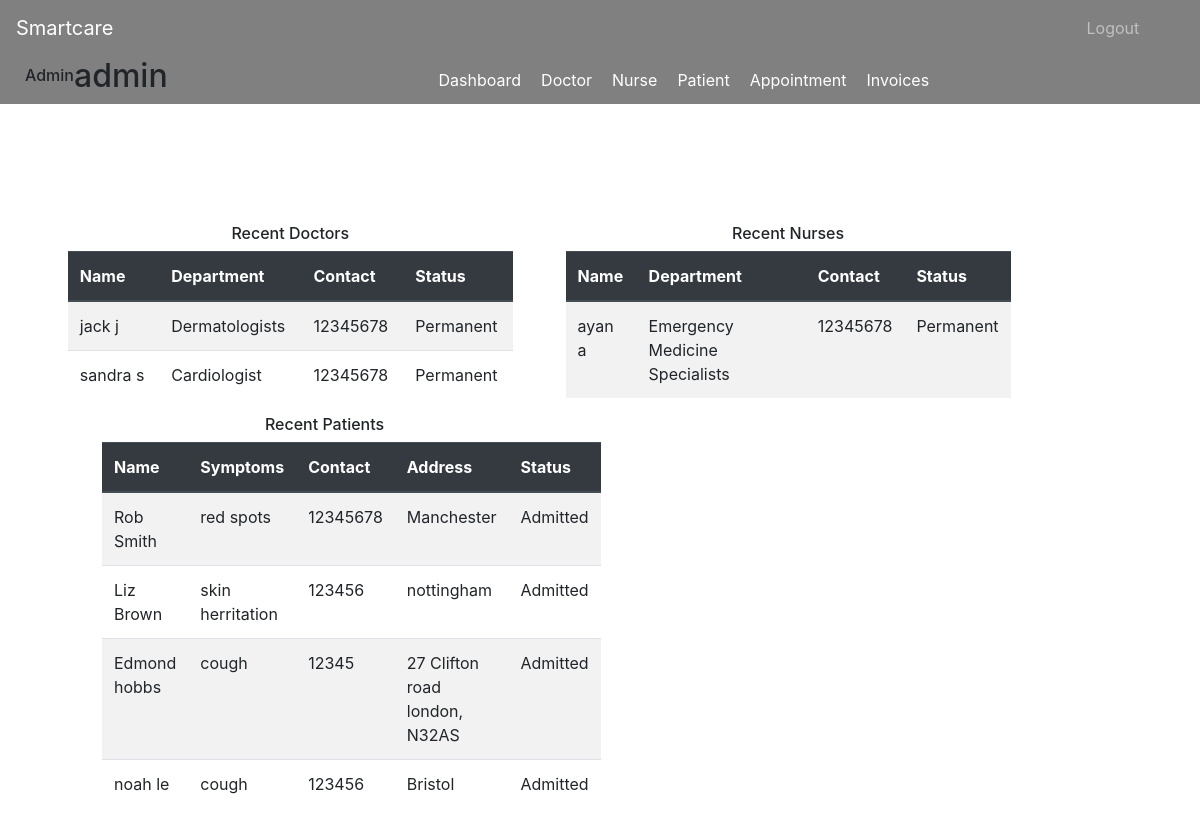
Before: /admin-dashboard (signed in) with the older database file.
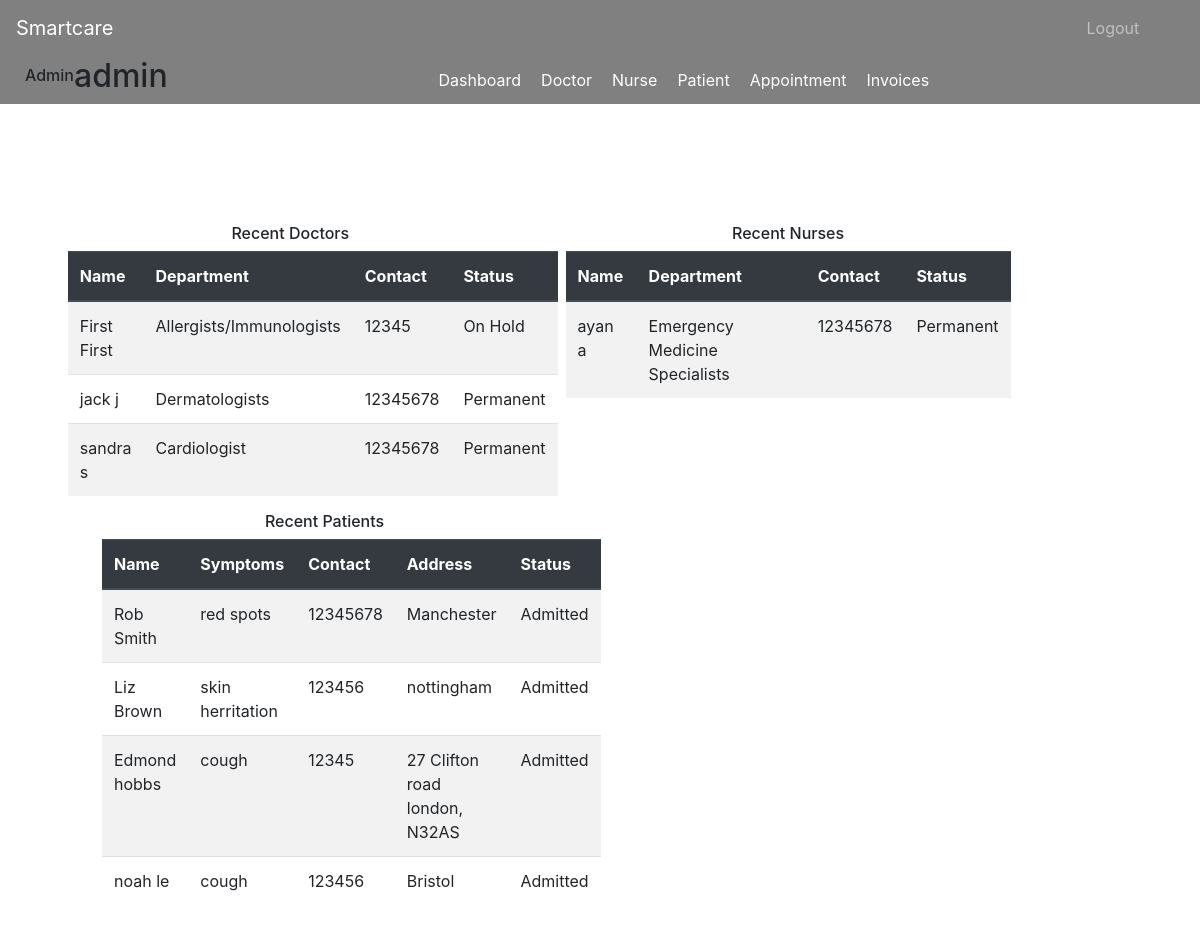
After: the same page with the newer database file.
### accounts/models.py (models this page shows, shortened)
class Doctor(models.Model):
    user=models.OneToOneField(User,on_delete=models.CASCADE)
    address = models.CharField(max_length=40)
    mobile = models.CharField(max_length=20,null=True)
    department= models.CharField(max_length=50,choices=departments,default='Cardiologist')
    status=models.BooleanField(default=False)
    @property
    def get_name(self):
        return self.user.first_name+" "+self.user.last_name

class Nurse(models.Model):
    user=models.OneToOneField(User,on_delete=models.CASCADE)
    address = models.CharField(max_length=40)
    mobile = models.CharField(max_length=20,null=True)
    department= models.CharField(max_length=50,choices=departments,default='')
    status=models.BooleanField(default=False)
    @property
    def get_name(self):
        return self.user.first_name+" "+self.user.last_name

class Patient(models.Model):
    user=models.OneToOneField(User,on_delete=models.CASCADE)
    address = models.CharField(max_length=40)
    date_of_birth = models.DateField(null=True)
    mobile = models.CharField(max_length=20,null=False)
    symptoms = models.CharField(max_length=100,null=False)
    assignedDoctorId = models.PositiveIntegerField(null=True)
    assignedNurseId = models.PositiveIntegerField(null=True)
    admitDate=models.DateField(auto_now=True)
    status=models.BooleanField(default=False)
    @property
    def get_name(self):
        return self.user.first_name+" "+self.user.last_name

### accounts/views.py (the view)
# urls.py: path('admin-dashboard', views.admin_dashboard_view,name='admin-dashboard'),
@login_required(login_url='adminlogin')
@user_passes_test(is_admin)
def admin_dashboard_view(request):
    doctors=models.Doctor.objects.all().order_by('-id')
    patients=models.Patient.objects.all().order_by('-id')
    nurses=models.Nurse.objects.all().order_by('-id')
    doctorcount=models.Doctor.objects.all().filter(status=True).count()
    pendingdoctorcount=models.Doctor.objects.all().filter(status=False).count()
    nursecount=models.Nurse.objects.all().filter(status=True).count()
    pendingnursecount=models.Nurse.objects.all().filter(status=False).count()
    patientcount=models.Patient.objects.all().filter(status=True).count()
    pendingpatientcount=models.Patient.objects.all().filter(status=False).count()
    appointmentcount=models.Appointment.objects.all().filter(status=True).count()
    pendingappointmentcount=models.Appointment.objects.all().filter(status=False).count()
    mydict={
    'doctors':doctors,
    'patients':patients,
    'nurses':nurses,
    'doctorcount':doctorcount,
    'nursecount':nursecount,
    'pendingnursecount':pendingnursecount,
    'pendingdoctorcount':pendingdoctorcount,
    'patientcount':patientcount,
    'pendingpatientcount':pendingpatientcount,
    'appointmentcount':appointmentcount,
    'pendingappointmentcount':pendingappointmentcount,
    }
    return render(request,'smartcare/admin_dashboard.html',context=mydict)

### accounts/views.py (called while the page is built)
def is_admin(user):
    return user.groups.filter(name='ADMIN').exists()

### templates/smartcare/admin_dashboard.html (shortened to what this page needs)
{% extends 'smartcare/admin_base.html' %}
{% load static %}
{% block content %}
<br><br><br>
<div class="container">
  <div class="row">
    <div class="panel panel-primary col-md-5" style="margin-left:2%;">
      <div class="panel-heading" style="text-align:center;">
        <h6 class="panel-title">Recent Doctors</h6>
      </div>
      <table class="table table-hover table-striped" id="dev-table">
        <thead class="thead-dark">
          <tr>
            <th>Name</th>
            <th>Department</th>
            <th>Contact</th>
            <th>Status</th>
          </tr>
        </thead>
        {% for d in doctors %}
        <tr>
          <td> {{d.get_name}}</td>
          <td>{{d.department}}</td>
          <td>{{d.mobile}}</td>
          {%if d.status%}
          <td> <span class="label label-primary">Permanent</span></td>
          {% else %}
          <td> <span class="label label-success">On Hold</span></td>
          {% endif %}
        </tr>
        {% endfor %}
      </table>
    </div>
    <div class="panel panel-primary col-md-5" style="margin-left:2%;">
        <div class="panel-heading" style="text-align:center;">
          <h6 class="panel-title">Recent Nurses</h6>
        </div>
        <table class="table table-hover table-striped" id="dev-table">
          <thead class="thead-dark">
            <tr>
              <th>Name</th>
              <th>Department</th>
              <th>Contact</th>
              <th>Status</th>
            </tr>
          </thead>
          {% for n in nurses %}
          <tr>
            <td> {{n.get_name}}</td>
            <td>{{n.department}}</td>
            <td>{{n.mobile}}</td>
            {%if n.status%}
            <td> <span class="label label-primary">Permanent</span></td>
            {% else %}
            <td> <span class="label label-success">On Hold</span></td>
            {% endif %}
          </tr>
          {% endfor %}
        </table>
      </div>
    <div class="panel panel-primary col-md-5" style="margin-left:5%;">
      <div class="panel-heading" style="text-align:center;">
        <h6 class="panel-title">Recent Patients</h6>
      </div>
      <table class="table table-hover table-striped" id="dev-table">
        <thead class="thead-dark">
          <tr>
            <th>Name</th>
            <th>Symptoms</th>
            <th>Contact</th>
            <th>Address</th>
            <th>Status</th>
          </tr>
        </thead>
        {% for p in patients %}
        <tr>
          <td> {{p.get_name}}</td>
          <td>{{p.symptoms}}</td>
          <td>{{p.mobile}}</td>
          <td>{{p.address}}</td>
          {%if p.status%}
          <td> <span class="label label-primary">Admitted</span></td>
          {% else %}
          <td> <span class="label label-success">On Hold</span></td>
          {% endif %}
        </tr>
        {% endfor %}
      </table>
    </div>
  </div>
</div>
{% endblock content %}

Changed rows visible on the page:
added Doctor: get_name "First First", department "Allergists/Immunologists", mobile "12345", status "On Hold"
